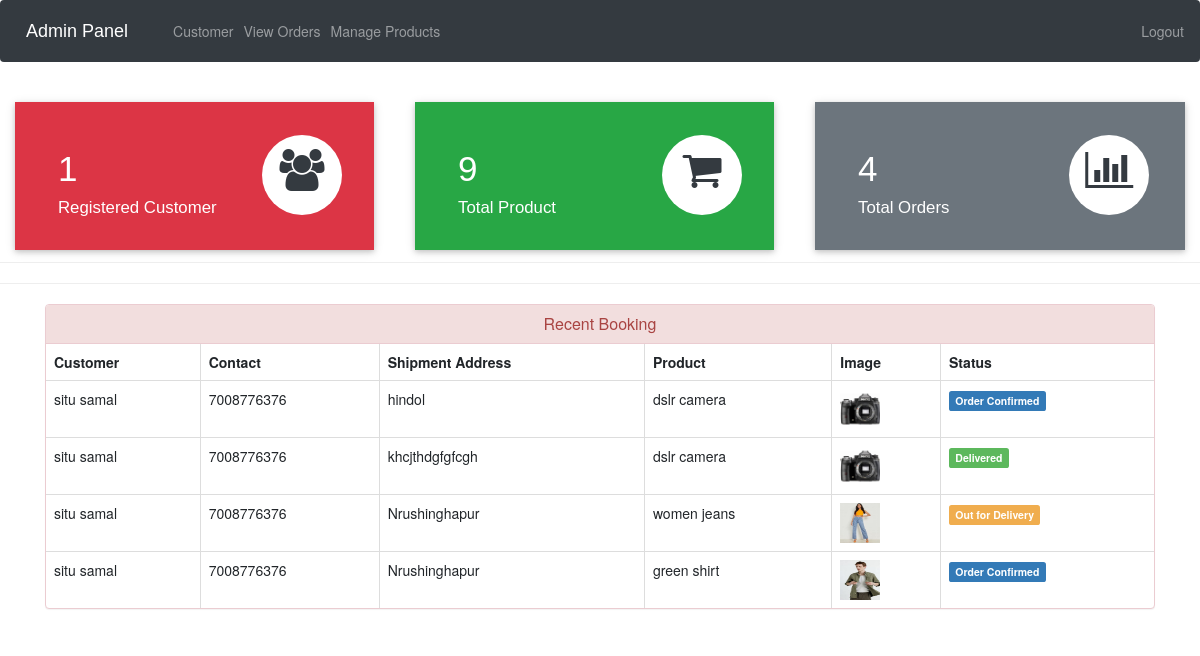
/admin-dashboard (signed in), run on the app's committed database.
### ecom/models.py (models this page shows, shortened)
class Customer(models.Model):
    user=models.OneToOneField(User,on_delete=models.CASCADE)
    profile_pic= models.ImageField(upload_to='Customerprofilepic',null=True,blank=True)
    address = models.CharField(max_length=40)
    mobile = models.CharField(max_length=20,null=False)
    @property
    def get_name(self):
        return self.user.first_name+" "+self.user.last_name

class Orders(models.Model):
    STATUS =(
        ('Pending','Pending'),
        ('Order Confirmed','Order Confirmed'),
        ('Out for Delivery','Out for Delivery'),
        ('Delivered','Delivered'),
    )
    customer=models.ForeignKey('Customer', on_delete=models.CASCADE,null=True)
    product=models.ForeignKey('Product',on_delete=models.CASCADE,null=True)
    email = models.CharField(max_length=50,null=True)
    address = models.CharField(max_length=500,null=True)
    mobile = models.CharField(max_length=20,null=True)
    order_date= models.DateField(auto_now_add=True,null=True)
    status=models.CharField(max_length=50,null=True,choices=STATUS)

class Product(models.Model):
    name=models.CharField(max_length=40)
    product_image= models.ImageField(upload_to='product_image/Customerprofilepic',null=True,blank=True)
    price = models.PositiveIntegerField()
    description=models.CharField(max_length=40)

### ecom/views.py (the view)
# urls.py: path('admin-dashboard', views.admin_dashboard_view,name='admin-dashboard'),
@login_required(login_url='adminlogin')
def admin_dashboard_view(request):
    customercount=models.Customer.objects.all().count()
    productcount=models.Product.objects.all().count()
    ordercount=models.Orders.objects.all().count()
    orders=models.Orders.objects.all()
    ordered_products=[]
    ordered_bys=[]
    for order in orders:
        ordered_product=models.Product.objects.all().filter(id=order.product.id)
        ordered_by=models.Customer.objects.all().filter(id = order.customer.id)
        ordered_products.append(ordered_product)
        ordered_bys.append(ordered_by)
    mydict={
    'customercount':customercount,
    'productcount':productcount,
    'ordercount':ordercount,
    'data':zip(ordered_products,ordered_bys,orders),
    }
    return render(request,'ecom/admin_dashboard.html',context=mydict)

### templates/ecom/admin_dashboard.html
{% extends 'ecom/admin_base.html' %}
{% load static %}
{% block content %}
<br>
{%include 'ecom/admin_dashboard_cards.html'%}
<br><br><br><br><br>
<hr><hr>
<div class="container" >
    <div class="panel panel-danger" >
      <div class="panel-heading" style="text-align:center;">
        <h6 class="panel-title">Recent Booking</h6>
      </div>
      <table class="table table-hover table-bordered" id="dev-table">
        <thead>
          <tr>
            <th>Customer</th>
            <th>Contact</th>
            <th>Shipment Address</th>
            <th>Product</th>
            <th>Image</th>
            <th>Status</th>
          </tr>
        </thead>
        {% for product,customer,order in data %}
        <tr>
          {% for c in customer %}
          <td> {{c.get_name}}</td>
          <td>{{c.mobile}}</td>
          <td>{{order.address}}</td>
          {% endfor %}
          {% for p in product %}
          <td> {{p.name}}</td>
          <td> <img src="{% static p.product_image.url %}" alt="Profile Pic" height="40px" width="40px" /></td>
          {% if order.status == 'Pending'%}
          <td> <span class="label label-info">{{order.status}}</span></td>
          {% elif order.status == 'Delivered' %}
          <td> <span class="label label-success">{{order.status}}</span></td>
          {% elif order.status == 'Out for Delivery' %}
          <td> <span class="label label-warning">{{order.status}}</span></td>
          {%else%}
            <td> <span class="label label-primary">{{order.status}}</span></td>
          {%endif%}
          {% endfor %}
        </tr>
        {% endfor %}
      </table>
  </div>
</div>
{% endblock content %}

### data on the page
Orders: address "hindol", status "Order Confirmed"
Customer: get_name "situ samal", mobile "7008776376"
Product: name "dslr camera", product_image (picture)
Orders: address "khcjthdgfgfcgh", status "Delivered"
Orders: address "Nrushinghapur", status "Out for Delivery"
Product: name "women jeans", product_image (picture)
Orders: address "Nrushinghapur", status "Order Confirmed"
Product: name "green shirt", product_image (picture)

### other printed values
{{ customercount }} "1"
{{ productcount }} "9"
{{ ordercount }} "4"
